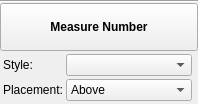
<?xml version="1.0" encoding="UTF-8"?>
<ui version="4.0">
 <class>InspectorMeasureNumber</class>
 <widget class="QWidget" name="InspectorMeasureNumber">
  <property name="geometry">
   <rect>
    <x>0</x>
    <y>0</y>
    <width>198</width>
    <height>104</height>
   </rect>
  </property>
  <property name="accessibleName">
   <string>Measure Number Inspector</string>
  </property>
  <layout class="QVBoxLayout" name="verticalLayout">
   <property name="spacing">
    <number>0</number>
   </property>
   <property name="leftMargin">
    <number>0</number>
   </property>
   <property name="topMargin">
    <number>0</number>
   </property>
   <property name="rightMargin">
    <number>0</number>
   </property>
   <property name="bottomMargin">
    <number>0</number>
   </property>
   <item>
    <widget class="QFrame" name="separator">
     <property name="frameShape">
      <enum>QFrame::HLine</enum>
     </property>
     <property name="frameShadow">
      <enum>QFrame::Sunken</enum>
     </property>
    </widget>
   </item>
   <item>
    <widget class="QToolButton" name="title">
     <property name="sizePolicy">
      <sizepolicy hsizetype="Preferred" vsizetype="Preferred">
       <horstretch>0</horstretch>
       <verstretch>0</verstretch>
      </sizepolicy>
     </property>
     <property name="font">
      <font>
       <weight>75</weight>
       <bold>true</bold>
      </font>
     </property>
     <property name="text">
      <string>Measure Number</string>
     </property>
    </widget>
   </item>
   <item>
    <widget class="QWidget" name="panel" native="true">
     <layout class="QGridLayout" name="gridLayout">
      <property name="leftMargin">
       <number>3</number>
      </property>
      <property name="topMargin">
       <number>3</number>
      </property>
      <property name="rightMargin">
       <number>3</number>
      </property>
      <property name="bottomMargin">
       <number>3</number>
      </property>
      <property name="spacing">
       <number>3</number>
      </property>
      <item row="0" column="0">
       <widget class="QLabel" name="styleLabel">
        <property name="text">
         <string>Style:</string>
        </property>
        <property name="alignment">
         <set>Qt::AlignLeading|Qt::AlignLeft|Qt::AlignVCenter</set>
        </property>
        <property name="buddy">
         <cstring>style</cstring>
        </property>
       </widget>
      </item>
      <item row="0" column="1">
       <widget class="QComboBox" name="style">
        <property name="sizePolicy">
         <sizepolicy hsizetype="Expanding" vsizetype="Fixed">
          <horstretch>0</horstretch>
          <verstretch>0</verstretch>
         </sizepolicy>
        </property>
        <property name="accessibleName">
         <string>Style</string>
        </property>
       </widget>
      </item>
      <item row="1" column="0">
       <widget class="QLabel" name="placementLabel">
        <property name="text">
         <string>Placement:</string>
        </property>
        <property name="alignment">
         <set>Qt::AlignLeading|Qt::AlignLeft|Qt::AlignVCenter</set>
        </property>
        <property name="buddy">
         <cstring>placement</cstring>
        </property>
       </widget>
      </item>
      <item row="1" column="1">
       <widget class="QComboBox" name="placement">
        <property name="sizePolicy">
         <sizepolicy hsizetype="Expanding" vsizetype="Fixed">
          <horstretch>0</horstretch>
          <verstretch>0</verstretch>
         </sizepolicy>
        </property>
        <property name="accessibleName">
         <string>Placement</string>
        </property>
        <item>
         <property name="text">
          <string>Above</string>
         </property>
        </item>
        <item>
         <property name="text">
          <string>Below</string>
         </property>
        </item>
       </widget>
      </item>
      <item row="0" column="2">
       <widget class="Ms::ResetButton" name="resetStyle" native="true">
        <property name="sizePolicy">
         <sizepolicy hsizetype="Fixed" vsizetype="Preferred">
          <horstretch>0</horstretch>
          <verstretch>0</verstretch>
         </sizepolicy>
        </property>
        <property name="accessibleName">
         <string>Reset 'Style' value</string>
        </property>
       </widget>
      </item>
      <item row="1" column="2">
       <widget class="Ms::ResetButton" name="resetPlacement" native="true">
        <property name="sizePolicy">
         <sizepolicy hsizetype="Fixed" vsizetype="Preferred">
          <horstretch>0</horstretch>
          <verstretch>0</verstretch>
         </sizepolicy>
        </property>
        <property name="accessibleName">
         <string>Reset 'Placement' value</string>
        </property>
       </widget>
      </item>
     </layout>
    </widget>
   </item>
  </layout>
 </widget>
 <customwidgets>
  <customwidget>
   <class>Ms::ResetButton</class>
   <extends>QWidget</extends>
   <header location="global">inspector/resetButton.h</header>
   <container>1</container>
  </customwidget>
 </customwidgets>
 <tabstops>
  <tabstop>title</tabstop>
 </tabstops>
 <resources/>
 <connections/>
</ui>
